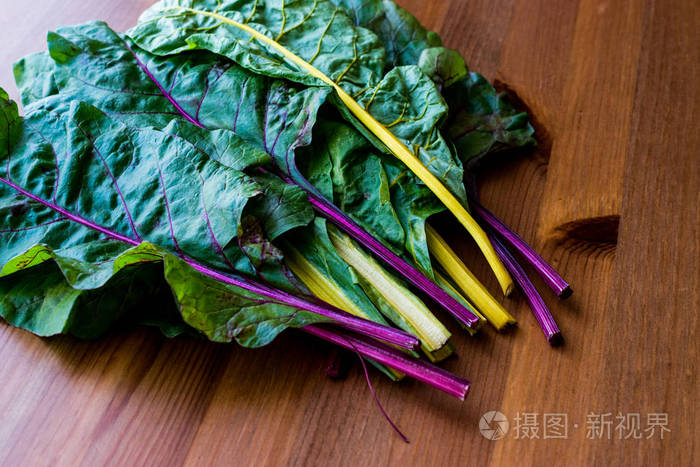
#> input picture golden_dataset/dark_products/0edaa9fa4d67ab7482a9f10c49d8fcbe.jpeg, 700 x 467 px
$ python -i app.py   (imports and definitions only)
#> lines starting #> are read from the running program, lines starting #| are printed output that depends on the picture
#> further down, picture is the input picture: PIL image 700x467 RGB; mean R, G, B 95.3, 90.3, 72
from __future__ import annotations

import base64
import hashlib
import io
import math
import os
from typing import Any

from fastapi import FastAPI, HTTPException, Request
from fastapi.responses import JSONResponse
from PIL import Image, ImageOps

DEFAULT_MARGIN_PCT = float(os.getenv("YOLO_CROP_MARGIN_PCT", "0.12"))
DEFAULT_CANVAS_WIDTH = int(os.getenv("YOLO_CANVAS_WIDTH", "1024"))
DEFAULT_CANVAS_HEIGHT = int(os.getenv("YOLO_CANVAS_HEIGHT", "1024"))
DEFAULT_FOREGROUND_THRESHOLD = int(os.getenv("YOLO_FOREGROUND_THRESHOLD", "28"))

# [1 line not run here, left out]


def _clamp(value: float, minimum: float, maximum: float) -> float:
    return max(minimum, min(maximum, value))


# [14 lines left out: functions _load_image, _prepare_image, not called in this run]


def _background_sample(image: Image.Image) -> tuple[int, int, int]:
    rgb = image.convert("RGB")
    samples: list[tuple[int, int, int]] = []
    width, height = rgb.size
#> width = 700; height = 467
    sample_size = max(1, min(width, height) // 12)
#> sample_size = 38
    corners = [
        (0, 0, sample_size, sample_size),
        (width - sample_size, 0, width, sample_size),
        (0, height - sample_size, sample_size, height),
        (width - sample_size, height - sample_size, width, height),
    ]
    for left, top, right, bottom in corners:
        crop = rgb.crop((left, top, right, bottom))
        pixels = list(crop.getdata())
        if pixels:
            samples.extend(pixels)
#> this loop made 4 passes
#> pass 1, in _background_sample, `crop = rgb.crop((left, top, right, bottom))`:
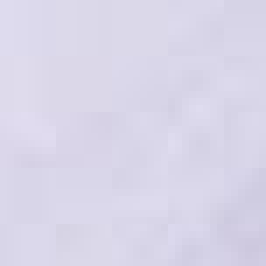
#> crop: PIL image 38x38 RGB (shown 7 times larger); mean R, G, B 217.1, 213.8, 232.7
#> pass 2, in _background_sample, `crop = rgb.crop((left, top, right, bottom))`:
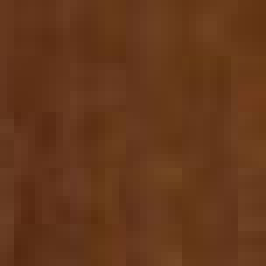
#> crop: PIL image 38x38 RGB (shown 7 times larger); mean R, G, B 101.1, 55.6, 26.9
#> pass 3, in _background_sample, `crop = rgb.crop((left, top, right, bottom))`:
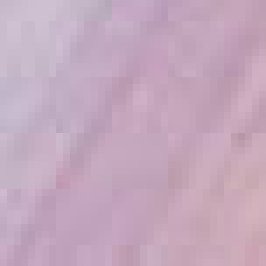
#> crop: PIL image 38x38 RGB (shown 7 times larger); mean R, G, B 196.3, 168.7, 189.7
#> after the loop, samples = 5776 items, first 6: (222, 219, 238), (222, 219, 238), (221, 218, 237), (221, 218, 237), (220, 217, 236), (220, 217, 236)
    if not samples:
        return (255, 255, 255)
    red = round(sum(px[0] for px in samples) / len(samples))
#> red = 162
    green = round(sum(px[1] for px in samples) / len(samples))
#> green = 130
    blue = round(sum(px[2] for px in samples) / len(samples))
#> blue = 124
    return (red, green, blue)


def _is_foreground(pixel: tuple[int, int, int, int], background: tuple[int, int, int]) -> bool:
    red, green, blue, alpha = pixel
    if alpha > 12:
        distance = math.sqrt(
            (red - background[0]) ** 2 + (green - background[1]) ** 2 + (blue - background[2]) ** 2
        )
        return distance > DEFAULT_FOREGROUND_THRESHOLD
    return False


def _find_foreground_box(image: Image.Image) -> tuple[int, int, int, int] | None:
    rgba = image.convert("RGBA")
    background = _background_sample(rgba)
#> background = (162, 130, 124)
    pixels = list(rgba.getdata())
#> pixels = 326900 items
    width, height = rgba.size
#> width = 700; height = 467
    xs: list[int] = []
    ys: list[int] = []
    for index, pixel in enumerate(pixels):
        if _is_foreground(pixel, background):
            x = index % width
            y = index // width
            xs.append(x)
            ys.append(y)
#> this loop made 326900 passes
#> (pixel, red in _is_foreground, green in _is_foreground, blue in _is_foreground, distance in _is_foreground) on passes 1 to 12: ((222, 219, 238, 255), 222, 219, 238, 156.6), ((222, 219, 238, 255), 222, 219, 238, 156.6), ((221, 218, 237, 255), 221, 218, 237, 154.9), ((221, 218, 237, 255), 221, 218, 237, 154.9), ((220, 217, 236, 255), 220, 217, 236, 153.2), ((220, 217, 236, 255), 220, 217, 236, 153.2), ((219, 216, 235, 255), 219, 216, 235, 151.5), ((219, 216, 235, 255), 219, 216, 235, 151.5), ((220, 217, 234, 255), 220, 217, 234, 151.8), ((220, 217, 234, 255), 220, 217, 234, 151.8), ((220, 217, 234, 255), 220, 217, 234, 151.8), ((219, 216, 233, 255), 219, 216, 233, 150.1)
#> after the loop, xs = 322473 items; ys = 322473 items
    if not xs or not ys:
        return None
    return (min(xs), min(ys), max(xs) + 1, max(ys) + 1)


# [245 lines left out: functions _expand_to_aspect, _crop_and_center, _mean_luminance, _contrast_score, _blur_score, _build_quality_scores and 2 more, not called in this run]


# [9 lines not run here, left out]

>>> from PIL import Image
>>> picture = Image.open('../../golden_dataset/dark_products/0edaa9fa4d67ab7482a9f10c49d8fcbe.jpeg')
>>> result = _find_foreground_box(picture)
#> result = (0, 0, 700, 467)
